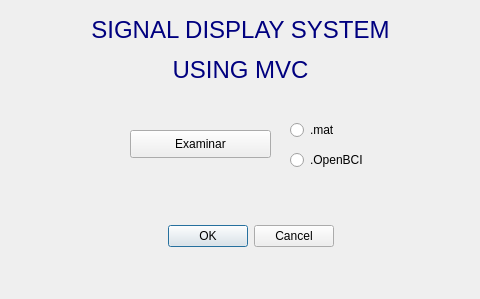
<?xml version="1.0" encoding="UTF-8"?>
<ui version="4.0">
 <class>Dialog</class>
 <widget class="QDialog" name="Dialog">
  <property name="geometry">
   <rect>
    <x>0</x>
    <y>0</y>
    <width>480</width>
    <height>299</height>
   </rect>
  </property>
  <property name="windowTitle">
   <string>Dialog</string>
  </property>
  <widget class="QDialogButtonBox" name="botoningreso">
   <property name="geometry">
    <rect>
     <x>80</x>
     <y>220</y>
     <width>341</width>
     <height>32</height>
    </rect>
   </property>
   <property name="locale">
    <locale language="English" country="UnitedStates"/>
   </property>
   <property name="orientation">
    <enum>Qt::Horizontal</enum>
   </property>
   <property name="standardButtons">
    <set>QDialogButtonBox::Cancel|QDialogButtonBox::Ok</set>
   </property>
   <property name="centerButtons">
    <bool>true</bool>
   </property>
  </widget>
  <widget class="QRadioButton" name="matfile">
   <property name="geometry">
    <rect>
     <x>290</x>
     <y>120</y>
     <width>95</width>
     <height>20</height>
    </rect>
   </property>
   <property name="text">
    <string>.mat</string>
   </property>
  </widget>
  <widget class="QRadioButton" name="bcifile">
   <property name="geometry">
    <rect>
     <x>290</x>
     <y>150</y>
     <width>95</width>
     <height>20</height>
    </rect>
   </property>
   <property name="text">
    <string>.OpenBCI</string>
   </property>
  </widget>
  <widget class="QLabel" name="label">
   <property name="geometry">
    <rect>
     <x>0</x>
     <y>10</y>
     <width>481</width>
     <height>81</height>
    </rect>
   </property>
   <property name="text">
    <string>&lt;html&gt;&lt;head/&gt;&lt;body&gt;&lt;p align=&quot;center&quot;&gt;&lt;span style=&quot; font-size:18pt; color:#00007f;&quot;&gt;SIGNAL DISPLAY SYSTEM&lt;/span&gt;&lt;/p&gt;&lt;p align=&quot;center&quot;&gt;&lt;span style=&quot; font-size:18pt; color:#00007f;&quot;&gt; USING MVC&lt;/span&gt;&lt;/p&gt;&lt;/body&gt;&lt;/html&gt;</string>
   </property>
  </widget>
  <widget class="QPushButton" name="Examinar">
   <property name="geometry">
    <rect>
     <x>130</x>
     <y>130</y>
     <width>141</width>
     <height>28</height>
    </rect>
   </property>
   <property name="text">
    <string>Examinar</string>
   </property>
  </widget>
 </widget>
 <resources/>
 <connections>
  <connection>
   <sender>botoningreso</sender>
   <signal>accepted()</signal>
   <receiver>Dialog</receiver>
   <slot>accept()</slot>
   <hints>
    <hint type="sourcelabel">
     <x>248</x>
     <y>254</y>
    </hint>
    <hint type="destinationlabel">
     <x>157</x>
     <y>274</y>
    </hint>
   </hints>
  </connection>
  <connection>
   <sender>botoningreso</sender>
   <signal>rejected()</signal>
   <receiver>Dialog</receiver>
   <slot>reject()</slot>
   <hints>
    <hint type="sourcelabel">
     <x>316</x>
     <y>260</y>
    </hint>
    <hint type="destinationlabel">
     <x>286</x>
     <y>274</y>
    </hint>
   </hints>
  </connection>
 </connections>
</ui>
